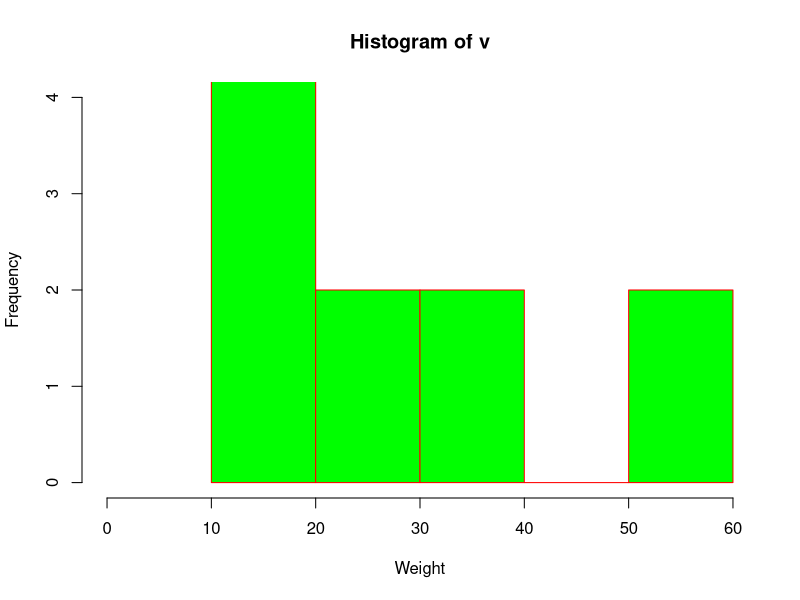

This chart was generated by the following R code:
# Creating data for the graph.
v <- c(12, 24, 16, 38, 21, 13, 55, 17, 39, 10, 60)

# Giving a name to the chart file.
png(file = "D:/data handling/exp13.png")

# Creating the histogram.
hist(v, 
     xlab = "Weight",
     ylab = "Frequency",
     col = "green",
     border = "red",
     xlim = c(0, 60),  # Adjust x-axis limits according to the data
     ylim = c(0, 4),   # Adjust y-axis limits accordingly
     breaks = 5)       # Adjust the number of bins as needed

# Saving the file.
dev.off()
